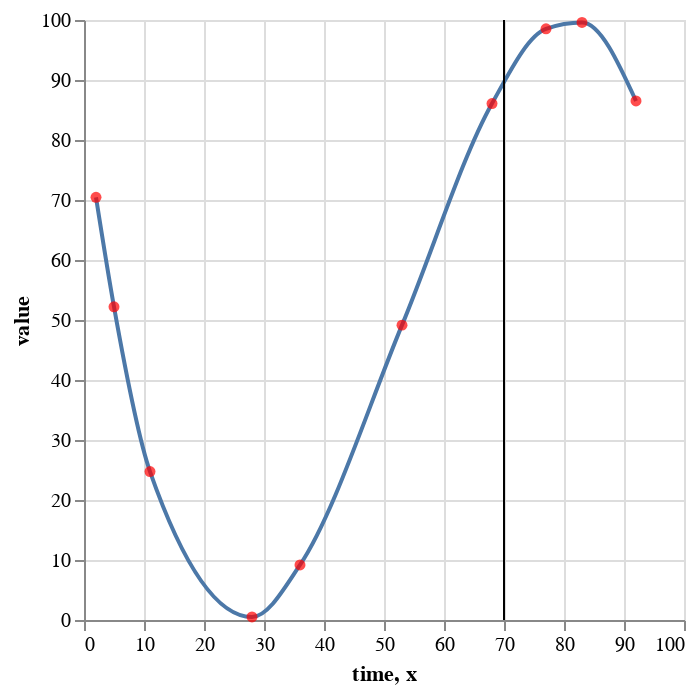

Notebook code for this chart:
### Code cell
points = alt.Chart(robo_three_df).mark_circle(color="red").encode(
    x='time',
    y='value',
)

line = alt.Chart(robo_three_df).mark_line(interpolate="monotone").encode(
    x='time',
    y='value'
)

expiryLine = alt.Chart(pd.DataFrame({"x": [70]})).mark_rule().encode(
    x="x:Q"
)

line + points + expiryLine

### Figure 1 — Vega-Lite specification as saved in the notebook (floating-point values rounded to 4 significant figures)
{"config": {"view": {"continuousWidth": 300, "continuousHeight": 300}}, "layer": [{"mark": {"type": "line", "interpolate": "monotone"}, "encoding": {"x": {"field": "time", "type": "quantitative"}, "y": {"field": "value", "type": "quantitative"}}}, {"mark": {"type": "circle", "color": "red"}, "encoding": {"x": {"field": "time", "type": "quantitative"}, "y": {"field": "value", "type": "quantitative"}}}, {"data": {"name": "data-e1bd6fa47b93d3b9002182e1a4f5e39d"}, "mark": {"type": "rule"}, "encoding": {"x": {"field": "x", "type": "quantitative"}}}], "data": {"name": "data-3e46468bec18290ebb98344e1be61070"}, "$schema": "https://vega.github.io/schema/vega-lite/v5.8.0.json", "datasets": {"data-3e46468bec18290ebb98344e1be61070": [{"time": 68, "value": 86.08}, {"time": 53, "value": 49.15}, {"time": 11, "value": 24.74}, {"time": 92, "value": 86.5}, {"time": 83, "value": 99.59}, {"time": 77, "value": 98.53}, {"time": 28, "value": 0.5138}, {"time": 5, "value": 52.19}, {"time": 36, "value": 9.178}, {"time": 2, "value": 70.45}], "data-e1bd6fa47b93d3b9002182e1a4f5e39d": [{"x": 70}]}}
